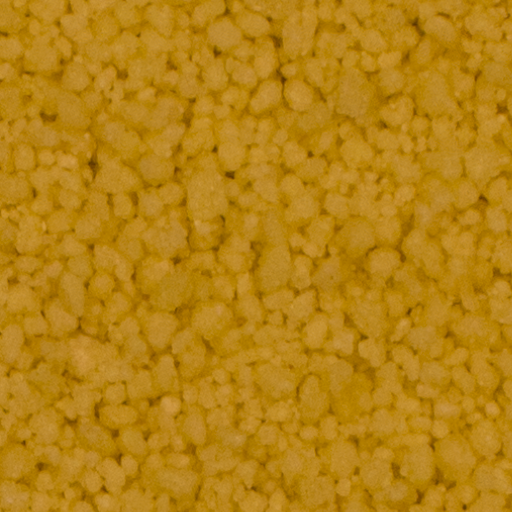
#> input picture imagens/input/textura1.png, 512 x 512 px; its folder holds 4 pictures in this run
$ python main.py   (older library calls are emulated)
#> lines starting #> are read from the running program, lines starting #| are printed output that depends on the picture; long printed decimals are rounded
import matplotlib.pyplot as plt
import numpy as np
import cv2
from scipy.spatial.distance import euclidean
from skimage import io, color, img_as_ubyte
from skimage.feature import greycomatrix, greycoprops
from skimage.feature import local_binary_pattern
from prettytable import PrettyTable

imagens = ['textura1', 'textura2', 'textura3', 'textura4', 'textura5', 'textura6', 'textura7', 'textura8']
rgba = ['textura5', 'textura6', 'textura7', 'textura8']
histogramas = []

for nome_imagem in imagens:
    imagem_entrada = io.imread(f'imagens/input/{nome_imagem}.png')
#> imagem_entrada is the input picture: shape (512, 512, 3); mean R, G, B 180.6, 129.8, 20.6

    imagem_entrada_min = imagem_entrada.min()
#> imagem_entrada_min = 0
    imagem_entrada_max = imagem_entrada.max()
#> imagem_entrada_max = 209

    # transformando imagem em monocromatica e escrevendo em disco
    if nome_imagem not in rgba:
        imagem_monocromatica = color.rgb2gray(imagem_entrada)
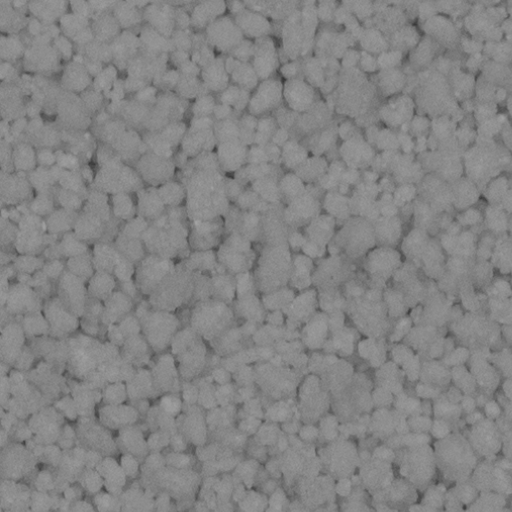
#> imagem_monocromatica: shape (512, 512) float64; min 0.222, max 0.642, mean 0.52
    else:
        imagem_monocromatica = color.rgb2gray(color.rgba2rgb(imagem_entrada))

    imagem_monocromatica_normalizada = cv2.normalize(imagem_monocromatica, None, alpha=imagem_entrada_min,
                                                     beta=imagem_entrada_max, norm_type=cv2.NORM_MINMAX,
                                                     dtype=cv2.DFT_COMPLEX_OUTPUT)
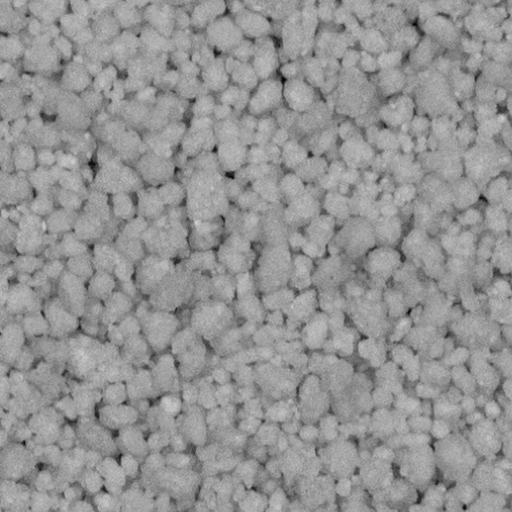
#> imagem_monocromatica_normalizada: shape (512, 512); min 0, max 209, mean 148.5
    io.imsave(f'imagens/output/{nome_imagem}-monocromatica.png', imagem_monocromatica_normalizada)

    # calculando lbp
    lbp = local_binary_pattern(imagem_monocromatica_normalizada, 8, 1)
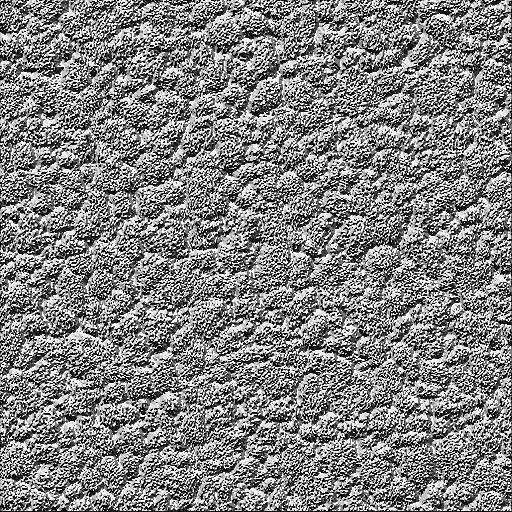
#> lbp: shape (512, 512) float64; min 0, max 255, mean 130
    io.imsave(f'imagens/output/{nome_imagem}-lbp.png', lbp.astype(np.uint8))

    # criando o histograma e plottando
    bins = int(lbp.max()) + 1
#> bins = 256
    hist, _ = np.histogram(lbp, bins=bins, density=True)
#> hist = 256 values, max 0.0726 at index 255, min 0 at index 138, mean 0.00392
    histogramas.append(hist)
    plt.plot(hist)
    plt.savefig(f'imagens/output/{nome_imagem}-histograma.png')
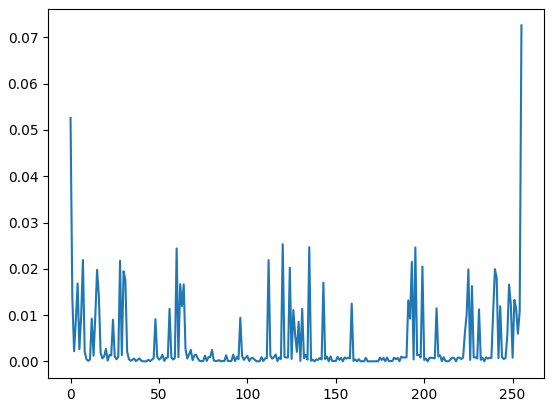
#> figure drawn by matplotlib, 1 panel; curve peaks at x = 255, y = 0.0726
    # plt.show()

    # calculando a glcm
    angulos = [0, np.pi / 4, np.pi / 2, 3 * np.pi / 4]
    glcm = greycomatrix(img_as_ubyte(imagem_monocromatica_normalizada),
                        distances=[1], angles=angulos, symmetric=True, normed=True)
    print(f"{nome_imagem} contraste: {greycoprops(glcm, 'contrast')}")
#| textura1 contraste: [[ 74.094  111.444  59.665 114.988]]
    plt.clf()
#> pass 2 of the loop `for nome_imagem in imagens:`:
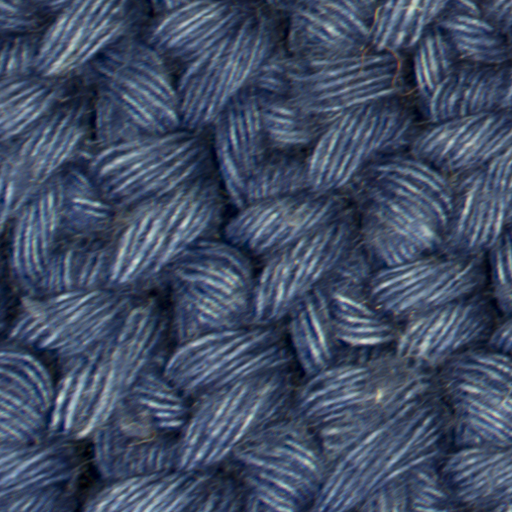
#> input picture imagens/input/textura2.png, 512 x 512 px
#> imagem_entrada is the input picture: shape (512, 512, 3); mean R, G, B 63.8, 76.6, 101.3
#> imagem_entrada_max = 233
#> `lbp = local_binary_pattern(imagem_monocromatica_normalizada, 8, 1)`:
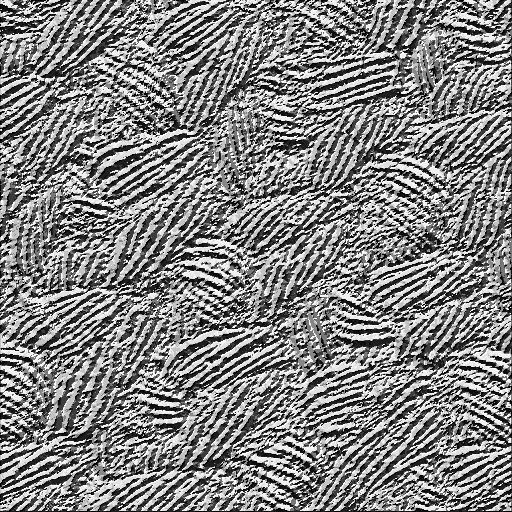
#> lbp: shape (512, 512) float64; min 0, max 255, mean 130.1
#> hist = 256 values, max 0.0659 at index 30, min 0 at index 41, mean 0.00392
#> `plt.savefig(f'imagens/output/{nome_imagem}-histograma.png')`:
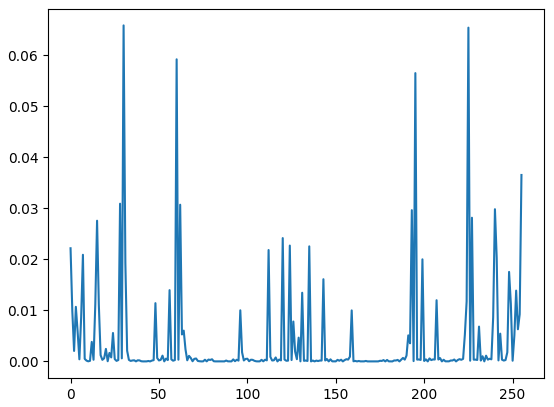
#> figure drawn by matplotlib, 1 panel; curve peaks at x = 30, y = 0.0659
#| textura2 contraste: [[ 90.936 234.342 100.669  121.250]]
#> pass 3 of the loop `for nome_imagem in imagens:`:
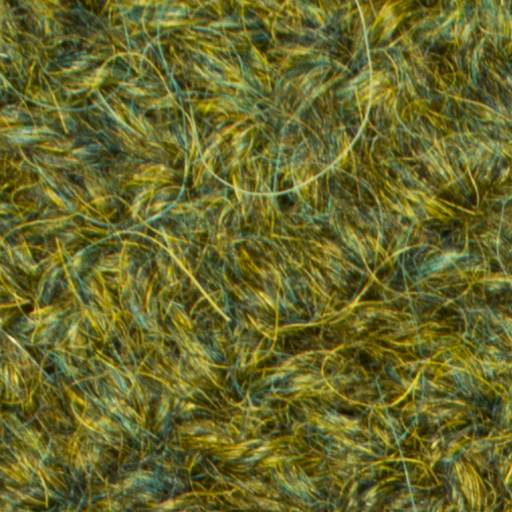
#> input picture imagens/input/textura3.png, 512 x 512 px
#> imagem_entrada is the input picture: shape (512, 512, 3); mean R, G, B 103.9, 103.8, 41.1
#> imagem_entrada_max = 246
#> `lbp = local_binary_pattern(imagem_monocromatica_normalizada, 8, 1)`:
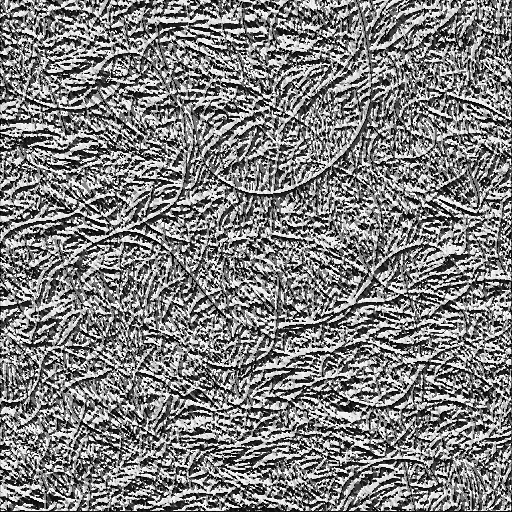
#> lbp: shape (512, 512) float64; min 0, max 255, mean 127.5
#> hist = 256 values, max 0.047 at index 120, min 0 at index 42, mean 0.00392
#> `plt.savefig(f'imagens/output/{nome_imagem}-histograma.png')`:
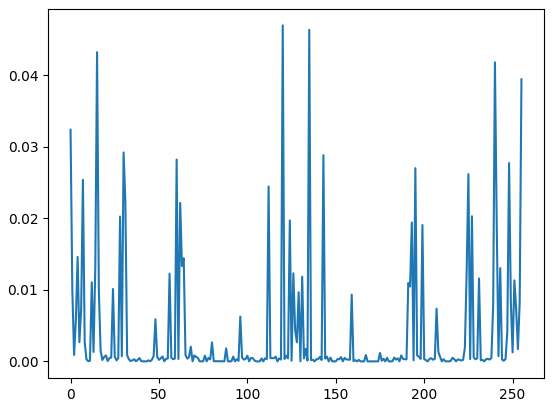
#> figure drawn by matplotlib, 1 panel; curve peaks at x = 120, y = 0.047
#| textura3 contraste: [[194.221 271.528 170.868 388.807]]
#> (the run stopped early here; a loop or call above may not have finished)
